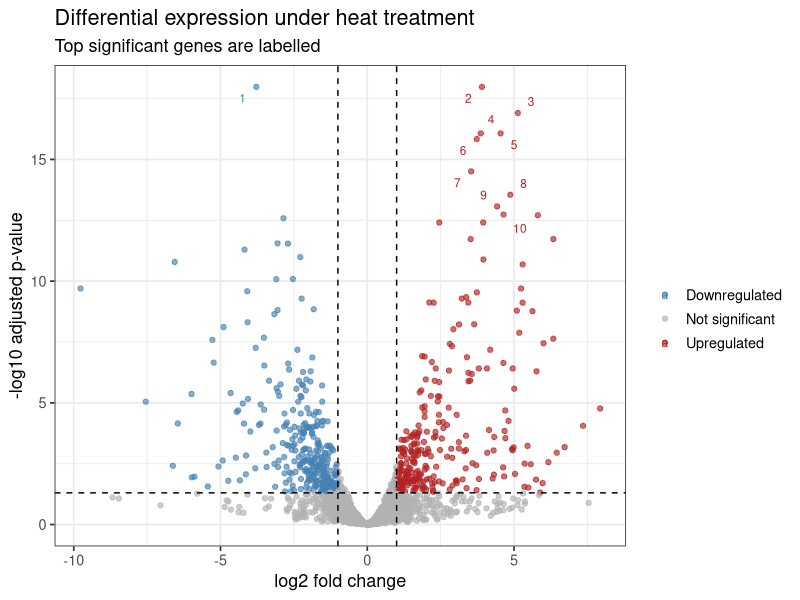
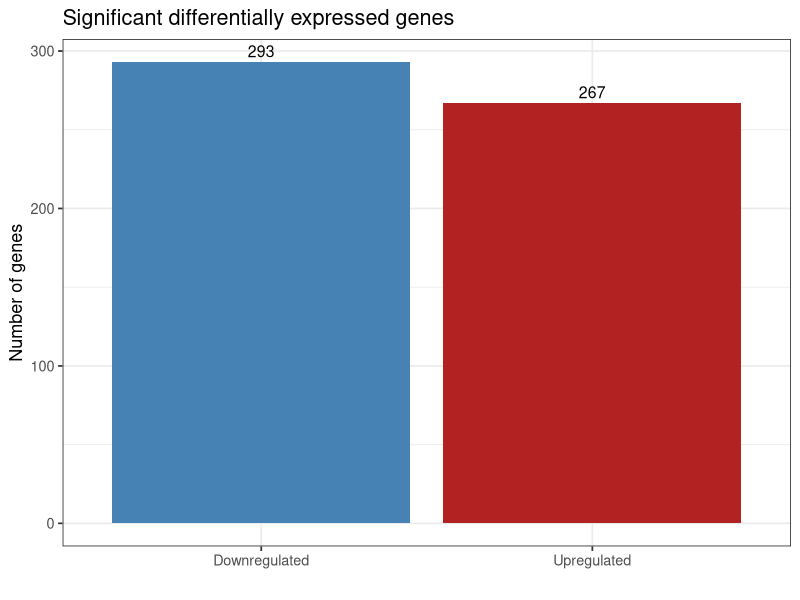
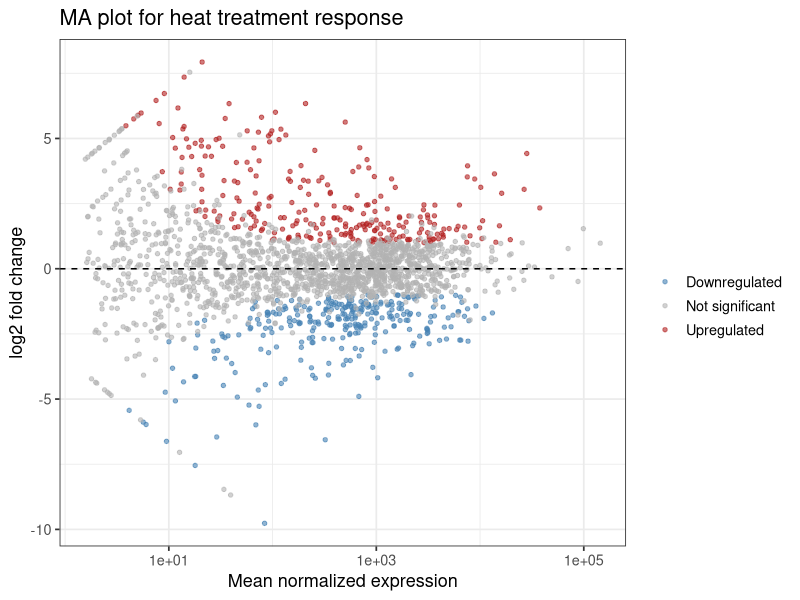

Reproduce these figures in R, in order.
library(ggplot2)
library(dplyr)
library(readr)
library(tidyr)
library(stringr)
library(ggrepel)

outdir <- "figures/presentation_results/expression"
dir.create(outdir, recursive = TRUE, showWarnings = FALSE)

res <- read_csv("analyses/07_deseq2/deseq2_results_chr3.csv", show_col_types = FALSE)

# Detect gene name/id column
gene_col <- names(res)[names(res) %in% c("gene", "Geneid", "gene_id", "id", "X1")][1]

if (is.na(gene_col)) {
  res <- res %>% mutate(gene_label = row_number())
} else {
  res <- res %>% mutate(gene_label = .data[[gene_col]])
}

res_plot <- res %>%
  filter(!is.na(padj), !is.na(log2FoldChange)) %>%
  mutate(
    significance = case_when(
      padj < 0.05 & log2FoldChange > 1 ~ "Upregulated",
      padj < 0.05 & log2FoldChange < -1 ~ "Downregulated",
      TRUE ~ "Not significant"
    )
  )

# Label top 10 most significant genes
top_labels <- res_plot %>%
  filter(significance != "Not significant") %>%
  arrange(padj) %>%
  slice_head(n = 10)

p1 <- ggplot(res_plot, aes(log2FoldChange, -log10(padj), colour = significance)) +
  geom_point(alpha = 0.65, size = 1.5) +
  geom_vline(xintercept = c(-1, 1), linetype = "dashed") +
  geom_hline(yintercept = -log10(0.05), linetype = "dashed") +
  geom_text_repel(
    data = top_labels,
    aes(label = gene_label),
    size = 3,
    max.overlaps = 20,
    box.padding = 0.4,
    point.padding = 0.3
  ) +
  scale_colour_manual(
    values = c(
      "Not significant" = "grey70",
      "Upregulated" = "firebrick",
      "Downregulated" = "steelblue"
    )
  ) +
  theme_bw(base_size = 13) +
  labs(
    title = "Differential expression under heat treatment",
    subtitle = "Top significant genes are labelled",
    x = "log2 fold change",
    y = "-log10 adjusted p-value",
    colour = ""
  )

ggsave(file.path(outdir, "volcano_heat_response.png"), p1, width = 8, height = 5, dpi = 300)

sig_summary <- res_plot %>%
  filter(significance != "Not significant") %>%
  count(significance)

p2 <- ggplot(sig_summary, aes(significance, n, fill = significance)) +
  geom_col(show.legend = FALSE) +
  geom_text(aes(label = n), vjust = -0.4, size = 4) +
  scale_fill_manual(
    values = c(
      "Upregulated" = "firebrick",
      "Downregulated" = "steelblue"
    )
  ) +
  theme_bw(base_size = 13) +
  labs(
    title = "Significant differentially expressed genes",
    x = "",
    y = "Number of genes"
  )

ggsave(file.path(outdir, "significant_de_genes.png"), p2, width = 6, height = 5, dpi = 300)

p3 <- ggplot(res_plot, aes(baseMean, log2FoldChange, colour = significance)) +
  geom_point(alpha = 0.6, size = 1.2) +
  scale_x_log10() +
  geom_hline(yintercept = 0, linetype = "dashed") +
  scale_colour_manual(
    values = c(
      "Not significant" = "grey70",
      "Upregulated" = "firebrick",
      "Downregulated" = "steelblue"
    )
  ) +
  theme_bw(base_size = 13) +
  labs(
    title = "MA plot for heat treatment response",
    x = "Mean normalized expression",
    y = "log2 fold change",
    colour = ""
  )

ggsave(file.path(outdir, "MAplot_heat_response.png"), p3, width = 8, height = 5, dpi = 300)

top_genes <- res_plot %>%
  filter(significance != "Not significant") %>%
  arrange(padj) %>%
  select(gene_label, any_of(c("baseMean", "log2FoldChange", "padj", "pvalue", "significance"))) %>%
  head(20)

write_csv(top_genes, file.path(outdir, "top_20_DE_genes.csv"))

message("Expression figures saved to: ", outdir)
